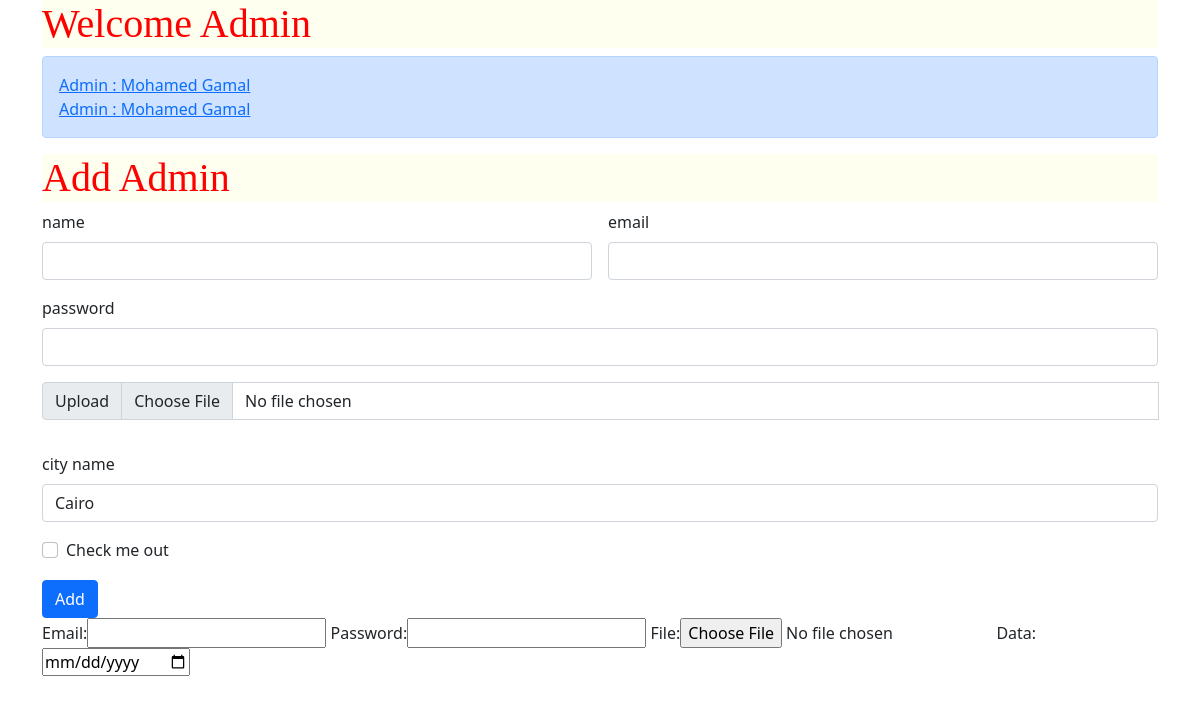
The app's page /perfix/admin/, older data.
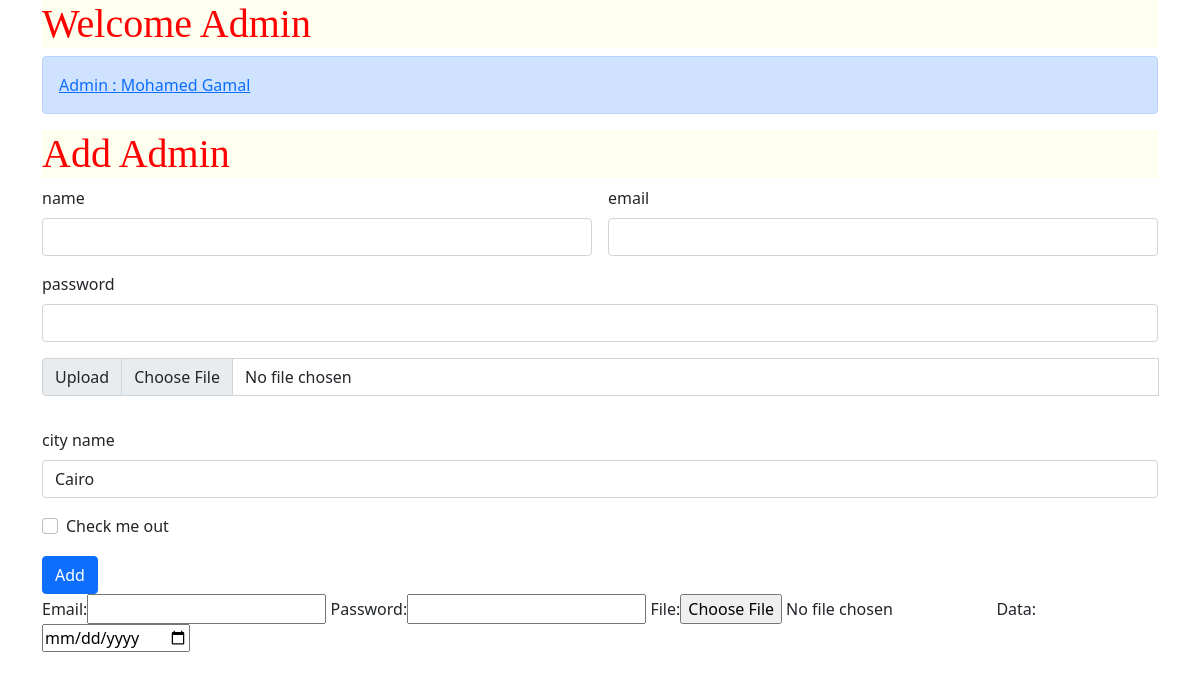
The same page, newer data.
### admins/models.py (models this page shows, shortened)
class Admin(models.Model):
  name = models.CharField(max_length=200)
  email = models.EmailField(max_length=250, unique=True, null=True)
  password = models.CharField(max_length=200)
  is_main = models.BooleanField(default=False)
  image = models.ImageField(upload_to='admin/images')
  city = models.ManyToManyField(City, blank=True, null=True)
  def underscored_name(self):
    return self.name.replace(' ','_')

### admins/views.py (the view, shortened to what this page needs)
# urls.py: path('admin/', views.index, name="admins"),
def index(request):
  admin_form = AddAdmin()
  admin_city = City(prefix='city', initial={'name': 'Cairo'})
  admins = Admin.objects.all()
  return render(request, 'admins/index.html', {
    'show' : True,
    'admins' : admins,
    'form' : admin_form,
    'form_city' : admin_city,
    'UslessForm' : UslessForm(),
  })

### admins/forms.py
class AddAdmin(forms.ModelForm):
  password = forms.CharField(widget=forms.PasswordInput())
  class Meta:
    model = Admin
    fields = ['name','email','is_main','password','image']
  def __init__(self, *args, **kwargs):
    self._newly_created = kwargs.get('instance') is None
    super(AddAdmin, self).__init__(*args, **kwargs)
    self.fields['name'].widget.attrs.update({'class': 'form-control'})
    self.fields['email'].widget.attrs.update({'class': 'form-control'})
    self.fields['password'].widget.attrs.update({'class': 'form-control'})
    self.fields['password'].required = False
    self.fields['image'].widget.attrs.update({'class': 'form-control'})
    self.fields['is_main'].widget.attrs.update({'class': 'form-check-input'})
    if not self._newly_created:
      self.fields['image'].widget.initial_text = "currently"
      forms.ImageField(label='Image Admin',required=False, error_messages = {'invalid':"Image files only"}, widget=forms.FileInput)

### admins/templates/admins/index.html (shortened to what this page needs)
{% extends 'layouts/app.html' %}
{% block content %}
<div class="container">
  <h1>Welcome Admin</h1>
  {% if show %}
    <div class="alert alert-primary" role="alert">
      {% for admin in admins %}
        <a href="{% url 'adminroute' admin.name.split|join:"_" admin.id %}"> Admin : {{ admin.name }} </a> <br>
      {% endfor %}
    </div>
  {% endif %}
  <h1>Add Admin </h1>
  <form class="row g-3" method="POST" action="{% url 'admins'  %}" enctype="multipart/form-data">
    <div class="col-md-6">
      <label for="id_name" class="form-label">name</label>
      {{form.name}}
    </div>
    <div class="col-md-6">
      <label for="id_email" class="form-label">email</label>
      {{form.email}}
    </div>
    <div class="col-md-12">
      <label for="id_password" class="form-label">password</label>
      {{form.password}}
    </div>
    <div class="input-group mb-3">
      <label class="input-group-text" for="id_image">Upload</label>
      {{form.image}}
    </div>
    <div class="col-md-12">
      <label for="city_name" class="form-label">city name</label>
      {{form_city.name}}
    </div>
    <div class="col-md-12">
      <div class="form-check">
      {{form.is_main}}
      <label class="form-check-label" for="id_is_main">
        Check me out
      </label>
      </div>
    </div>
    <div class="col-12">
      <button type="submit" class="btn btn-primary">Add</button>
    </div>
  </form>
  {{UslessForm}}
</div>
{% endblock %}

Row changes from the older to the newer data that the page shows:
removed Admin: name "Mohamed Gamal"
